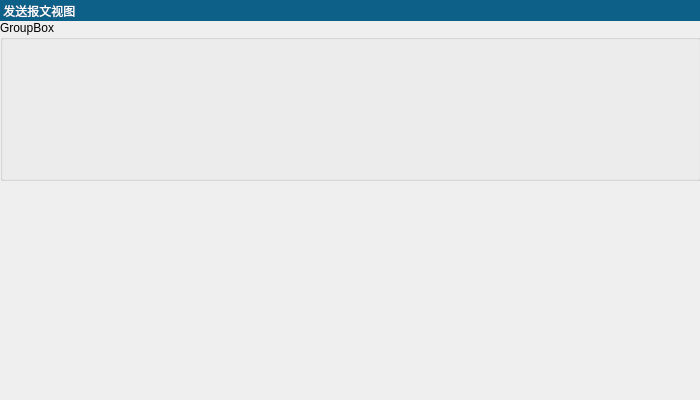
<?xml version="1.0" encoding="UTF-8"?>
<ui version="4.0">
 <class>ReceiveMessageWidget</class>
 <widget class="QWidget" name="ReceiveMessageWidget">
  <property name="geometry">
   <rect>
    <x>0</x>
    <y>0</y>
    <width>700</width>
    <height>400</height>
   </rect>
  </property>
  <property name="windowTitle">
   <string>Form</string>
  </property>
  <widget class="QLabel" name="label">
   <property name="geometry">
    <rect>
     <x>0</x>
     <y>0</y>
     <width>701</width>
     <height>21</height>
    </rect>
   </property>
   <property name="styleSheet">
    <string notr="true">background-color: rgb(13, 97, 136);
color: rgb(255, 255, 255);</string>
   </property>
   <property name="text">
    <string> 发送报文视图</string>
   </property>
  </widget>
  <widget class="QGroupBox" name="groupBox">
   <property name="geometry">
    <rect>
     <x>0</x>
     <y>20</y>
     <width>701</width>
     <height>161</height>
    </rect>
   </property>
   <property name="title">
    <string>GroupBox</string>
   </property>
  </widget>
 </widget>
 <resources/>
 <connections/>
</ui>
